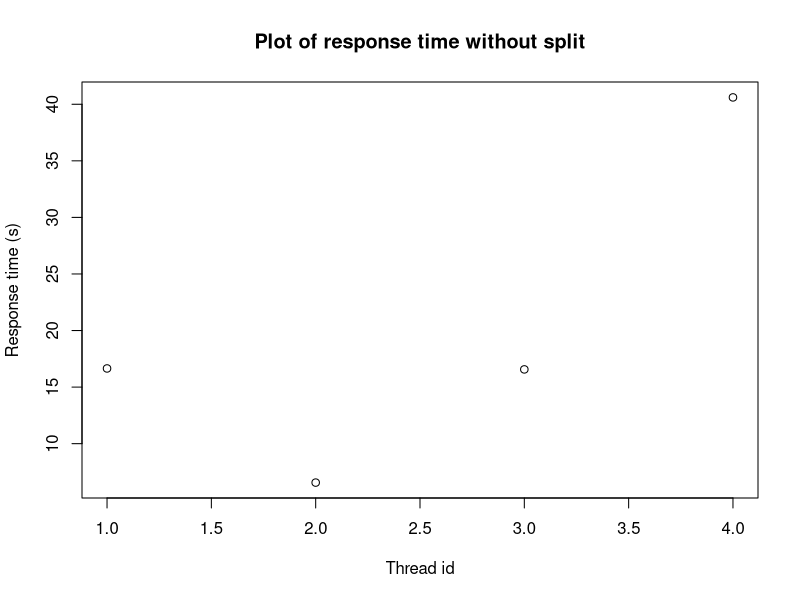
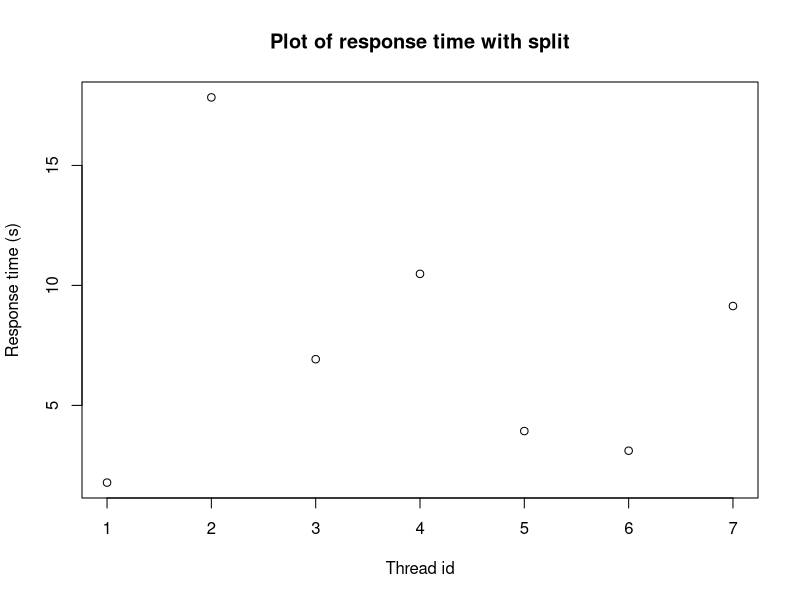
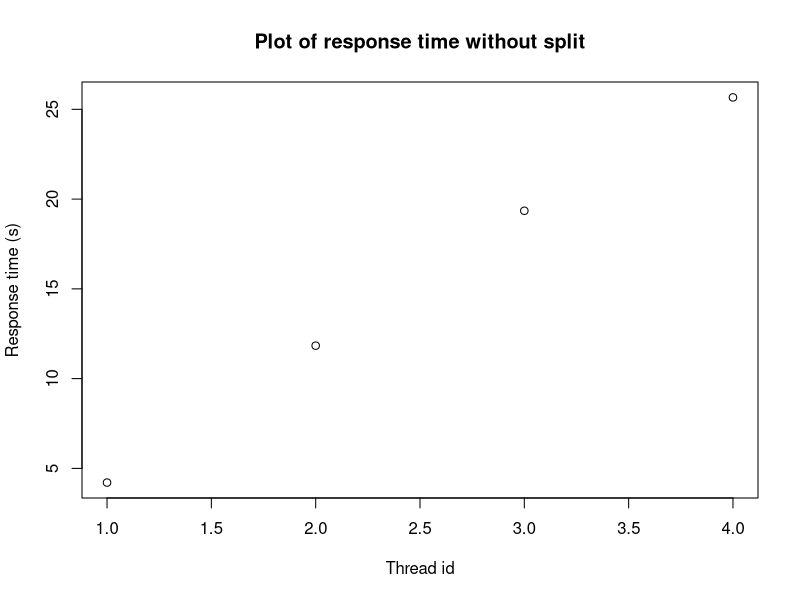
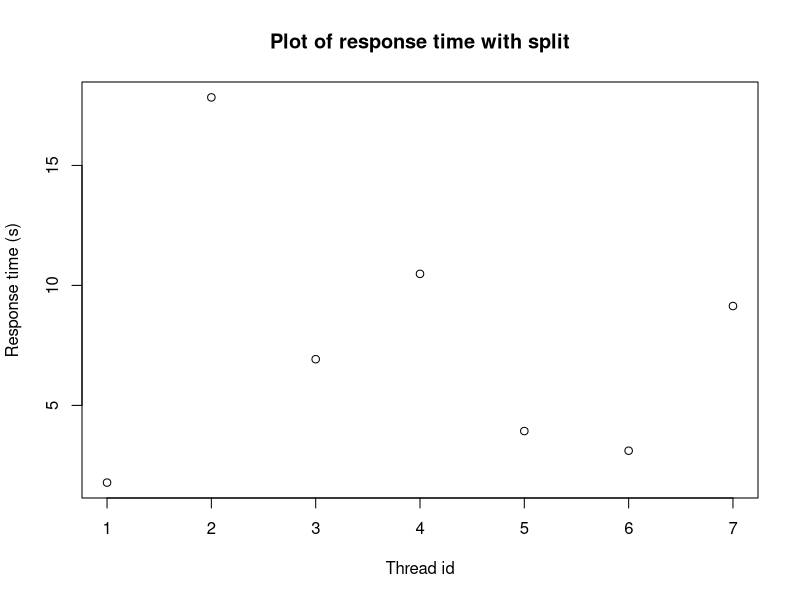
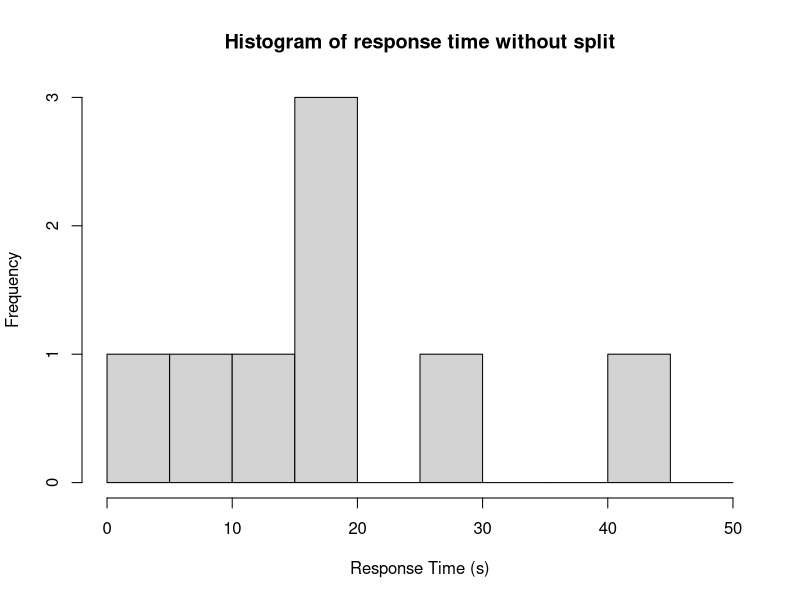
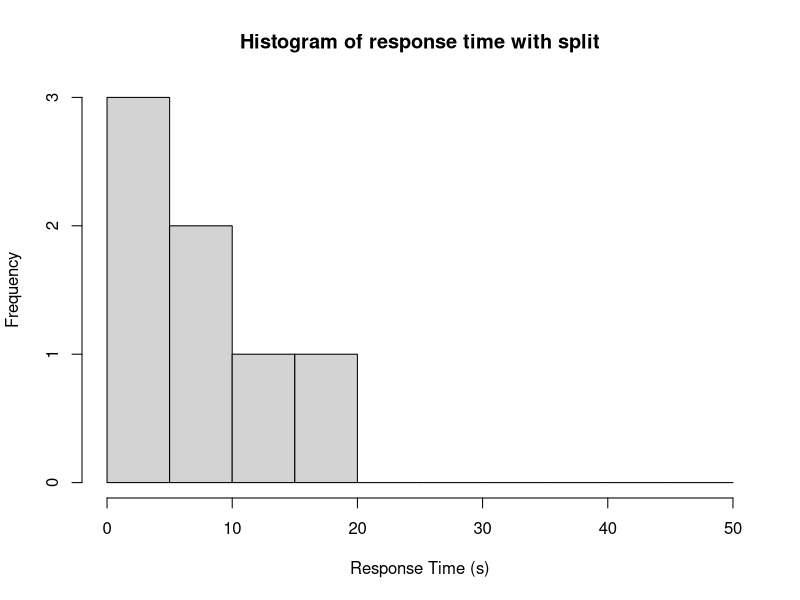
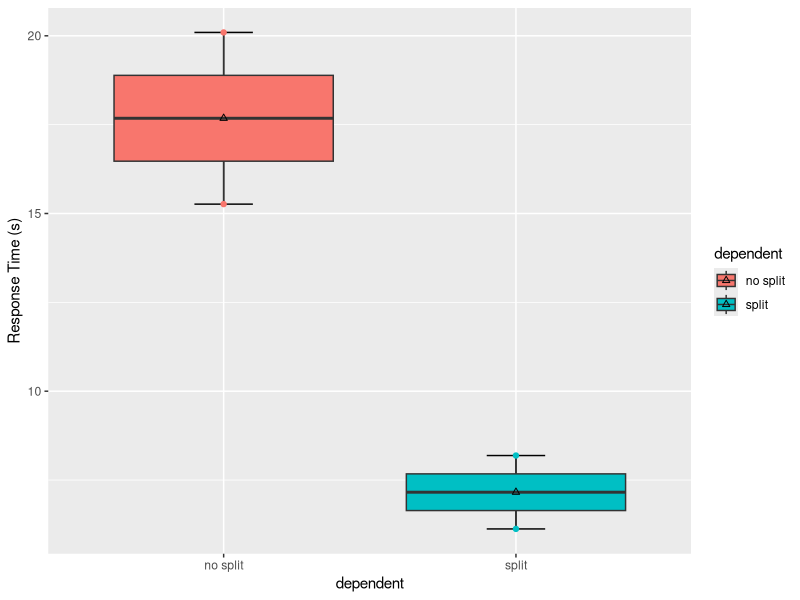

Write R code to recreate these figures, in order.
## ---- chunk 1
timestamp_no_split<-read.csv("csv/format_timestamp_no_split.csv",header = T)
timestamp_split<-read.csv("csv/format_timestamp_split.csv",header = T)
## ---- chunk 2
head(timestamp_no_split)
## ---- chunk 3
head(timestamp_split)
## ---- chunk 4
for (person in range(1,max(timestamp_no_split$user_id))) {
  print("person_id")
  print(person)
  
  print("分割なし",quote=F)
  person_data_no_split<-subset(timestamp_no_split,user_id==person)
  print("返信数",quote=F)
  print(max(person_data_no_split$id))
  print("最小値　第一四分位　中央値　平均値　第三四分位　最大値（単位:s）",quote=F)
  print(summary(person_data_no_split$reaction_time))
  print("標準偏差",quote=F)
  print(sd(person_data_no_split$reaction_time))
  print(plot(person_data_no_split$reaction_time,ylab="Response time (s)",xlab="Thread id",main="Plot of response time without split"))
  
  print("person_id")
  print(person)
  print("分割あり",quote=F)
  person_data_split<-subset(timestamp_split,user=person)
  print("返信数",quote=F)
  print(max(person_data_split$id))
  print("最小値　第一四分位　中央値　平均値　第三四分位　最大値（単位:s）",quote=F)
  print(summary(person_data_split$reaction_time))
  print("標準偏差",quote=F)
  print(sd(person_data_split$reaction_time))
  print(plot(person_data_split$reaction_time,ylab="Response time (s)",xlab="Thread id",main="Plot of response time with split"))
}
## ---- chunk 5
hist(timestamp_no_split$reaction_time,breaks=seq(0,max(timestamp_no_split$reaction_time,timestamp_split$reaction_time)+10,5),xlab="Response Time (s)",main="Histogram of response time without split")
## ---- chunk 6
mean_c<-c()
for(person in range(1,timestamp_no_split$user_id)){
  mean_c<-c(mean_c,mean(subset(timestamp_no_split,user_id==person)$reaction_time))
}
no_split_data<-data.frame("user_id"=seq(max(timestamp_no_split$user_id)),"reaction_time"=mean_c)
head(no_split_data)
## ---- chunk 7
no_split_n<-max(timestamp_no_split$user_id)
no_split_n
## ---- chunk 8
summary(no_split_data$reaction_time)
## ---- chunk 9
sd(no_split_data$reaction_time)
## ---- chunk 10
hist(timestamp_split$reaction_time,breaks=seq(0,max(timestamp_no_split$reaction_time,timestamp_split$reaction_time)+10,5),xlab="Response Time (s)",main="Histogram of response time with split")
## ---- chunk 11
mean_c<-c()
for(person in range(1,timestamp_split$user_id)){
  mean_c<-c(mean_c,mean(subset(timestamp_split,user_id==person)$reaction_time))
}
split_data<-data.frame("user_id"=seq(max(timestamp_split$user_id)),"reaction_time"=mean_c)
head(split_data)
## ---- chunk 12
split_n<-max(timestamp_split$user_id)
split_n
## ---- chunk 13
summary(split_data$reaction_time)
## ---- chunk 14
sd(split_data$reaction_time)
## ---- chunk 15
library(ggplot2)
library(ggbeeswarm)
## ---- chunk 16
compare_response_time_data<-data.frame("dependent"=c(rep("no split",max(no_split_data$user_id)),rep("split",max(split_data$user_id))),"response_time"=c(no_split_data$reaction_time,split_data$reaction_time))
head(compare_response_time_data)
tail(compare_response_time_data)
## ---- chunk 17
ggplot(data = compare_response_time_data, aes(x =dependent , y = response_time, fill = dependent)) +stat_boxplot(geom = "errorbar", width = 0.2)+ geom_boxplot(outlier.color = "black")+ylab("Response Time (s)")+ stat_summary(geom = "point", shape = 2,fun = "mean", color = "black")+geom_beeswarm(aes(color = dependent),cex = 1.2,show.legend = FALSE)
## ---- chunk 18
t.test(subset(compare_response_time_data,dependent="no split")$response_time,subset(compare_response_time_data,dependent="split")$response_time,paired = T,alternative = "two.sided",var.equal = T,conf.level = 0.95)
## ---- chunk 19
t.test(subset(compare_response_time_data,dependent="no split")$response_time,subset(compare_response_time_data,dependent="split")$response_time,paired = T,alternative = "two.sided",var.equal = F,conf.level = 0.95)
## ---- chunk 20
wilcox.test(subset(compare_response_time_data,dependent="no split")$response_time,subset(compare_response_time_data,dependent="split")$response_time,paired = T,alternative = "two.sided")
